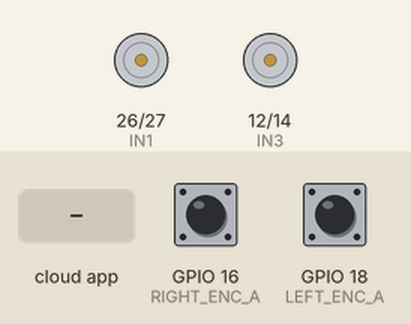
Recording of a sketch running on a simulated ESP32. On the bench: motor-driver pin pairs drawn as motors (green arrow = first pin HIGH = forward, orange = second pin HIGH = backward, longer = more drive, scaled by the enable pin). Inputs (shaded band) come from the test bench; at power-on: GPIO 16 (RIGHT_ENC_A) HIGH, GPIO 18 (LEFT_ENC_A) HIGH. The ROS host is connected and sends only what is stated.

Above: at 3.2 s.
3.3 s: the phone or cloud app sets angular.z to -100
At 3.45 s:
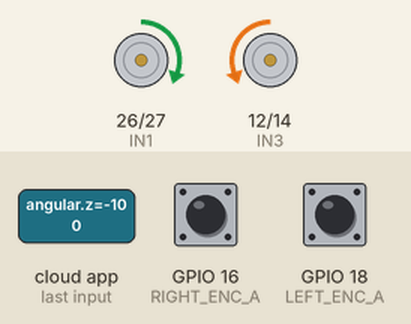
6.3 s: the phone or cloud app sets linear.x to -100
At 6.57 s:
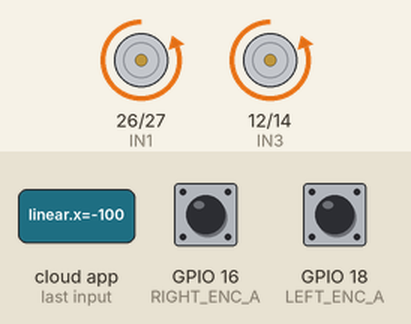
8.3 s: the phone or cloud app sets linear.x to 100
At 8.57 s:
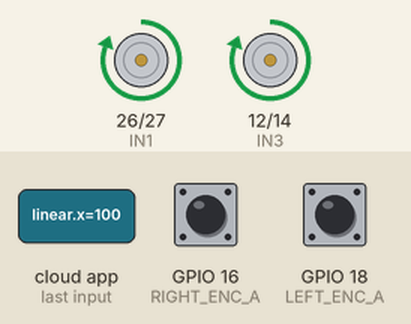
Timing chart, 0 to 11.3 s (numbered marks = the images above; inputs shaded):
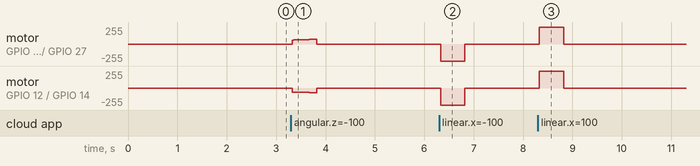

The sketch:

arduino_code.ino
```cpp
/*
 * ESP32 micro-ROS Differential Drive Node
 * -----------------------------------------
 * Subscribes : /cmd_vel   (geometry_msgs/msg/Twist)
 * Publishes  : /odom      (nav_msgs/msg/Odometry)
 *
 * Motor driver : L298N-style (ENA/IN1/IN2 = left, ENB/IN3/IN4 = right)
 * Encoders     : Quadrature, 2 channels per wheel, read via interrupts
 *
 * IMPORTANT - values you MUST tune for your robot before this works well:
 *   WHEEL_RADIUS_M, WHEEL_SEPARATION_M, ENCODER_TICKS_PER_REV
 *   KP_LEFT / KI_LEFT / KP_RIGHT / KI_RIGHT (velocity PI controller gains)
 *
 * Requires: micro_ros_arduino library (match the version to your ROS 2 distro,
 * e.g. the "jazzy" branch/release of micro_ros_arduino).
 *
 * Run the agent on your PC before/while the ESP32 boots:
 *   ros2 run micro_ros_agent micro_ros_agent serial --dev /dev/ttyUSB0 -b 115200
 */

#include <Arduino.h>
#include <micro_ros_arduino.h>

#include <rcl/rcl.h>
#include <rcl/error_handling.h>
#include <rclc/rclc.h>
#include <rclc/executor.h>

#include <geometry_msgs/msg/twist.h>
#include <nav_msgs/msg/odometry.h>

// ==========================================================
// USER-TUNABLE ROBOT PARAMETERS
// ==========================================================
#define WHEEL_RADIUS_M        0.1f   // TODO: measure your wheel radius (m)
#define WHEEL_SEPARATION_M    0.3f    // TODO: measure track width, wheel-to-wheel (m)
#define ENCODER_TICKS_PER_REV 3528.0f  // TODO: (CPR * gear ratio * quadrature factor)

#define PWM_MAX          255
#define PWM_FREQ_HZ       5000
#define PWM_RESOLUTION_BITS 8

#define CONTROL_LOOP_HZ   50           // motor PID + encoder integration rate
#define ODOM_PUBLISH_HZ   20           // /odom publish rate
#define CMD_VEL_TIMEOUT_MS 500         // stop motors if no cmd_vel received in this time

// Velocity PI controller gains (rad/s wheel angular velocity error -> PWM)
// Start conservative and tune upward.
#define KP_LEFT   40.0f
#define KI_LEFT   15.0f
#define KP_RIGHT  40.0f
#define KI_RIGHT  15.0f

// ==========================================================
// MOTOR DRIVER PINS (from user)
// ==========================================================
#define ENA 25
#define IN1 26
#define IN2 27

#define ENB 33
#define IN3 12
#define IN4 14

#define PWM_CH_LEFT  0
#define PWM_CH_RIGHT 1

// ==========================================================
// ENCODER PINS (from user)
// ==========================================================
#define LEFT_ENC_A   18
#define LEFT_ENC_B   19

#define RIGHT_ENC_A  16
#define RIGHT_ENC_B  17

// ==========================================================
// micro-ROS globals
// ==========================================================
rcl_subscription_t cmd_vel_subscriber;
rcl_publisher_t odom_publisher;
geometry_msgs__msg__Twist cmd_vel_msg;
nav_msgs__msg__Odometry odom_msg;

rclc_executor_t executor;
rclc_support_t support;
rcl_allocator_t allocator;
rcl_node_t node;
rcl_timer_t control_timer;

#define RCCHECK(fn) { rcl_ret_t rc = fn; if (rc != RCL_RET_OK) { error_loop(); } }
#define RCSOFTCHECK(fn) { rcl_ret_t rc = fn; (void)rc; }

// ==========================================================
// Shared state (volatile: touched inside ISRs)
// ==========================================================
volatile long left_ticks = 0;
volatile long right_ticks = 0;

long last_left_ticks = 0;
long last_right_ticks = 0;

float target_lin_vel = 0.0f;   // from /cmd_vel, m/s
float target_ang_vel = 0.0f;   // from /cmd_vel, rad/s

unsigned long last_cmd_vel_time = 0;
unsigned long last_control_time = 0;

// Odometry state
float odom_x = 0.0f;
float odom_y = 0.0f;
float odom_theta = 0.0f;

// PI controller integral terms
float left_integral = 0.0f;
float right_integral = 0.0f;

// ==========================================================
// Encoder ISRs (simple quadrature: use A channel edge + B level for direction)
// ==========================================================
void IRAM_ATTR leftEncoderISR() {
  if (digitalRead(LEFT_ENC_B) == HIGH) {
    left_ticks++;
  } else {
    left_ticks--;
  }
}

void IRAM_ATTR rightEncoderISR() {
  if (digitalRead(RIGHT_ENC_B) == HIGH) {
    right_ticks--;   // reversed vs left because wheels are mirrored
  } else {
    right_ticks++;
  }
}

// ==========================================================
// Motor helpers
// ==========================================================
void setLeftMotor(int pwm) {
  pwm = constrain(pwm, -PWM_MAX, PWM_MAX);
  if (pwm >= 0) {
    digitalWrite(IN1, HIGH);
    digitalWrite(IN2, LOW);
  } else {
    digitalWrite(IN1, LOW);
    digitalWrite(IN2, HIGH);
  }
  ledcWrite(PWM_CH_LEFT, abs(pwm));
}

void setRightMotor(int pwm) {
  pwm = constrain(pwm, -PWM_MAX, PWM_MAX);
  if (pwm >= 0) {
    digitalWrite(IN3, HIGH);
    digitalWrite(IN4, LOW);
  } else {
    digitalWrite(IN3, LOW);
    digitalWrite(IN4, HIGH);
  }
  ledcWrite(PWM_CH_RIGHT, abs(pwm));
}

void stopMotors() {
  setLeftMotor(0);
  setRightMotor(0);
}

// ==========================================================
// micro-ROS error loop (halts execution forever on fatal error)
// ==========================================================
void error_loop() {
  while (1) {
    delay(100);
  }
}

// ==========================================================
// /cmd_vel subscriber callback
// ==========================================================
void cmdVelCallback(const void * msgin) {
  const geometry_msgs__msg__Twist * msg = (const geometry_msgs__msg__Twist *)msgin;
  target_lin_vel = (float)msg->linear.x;
  target_ang_vel = (float)msg->angular.z;
  last_cmd_vel_time = millis();
}

// ==========================================================
// Quaternion helper (2D yaw-only rotation)
// ==========================================================
void yawToQuaternion(float yaw, double &qx, double &qy, double &qz, double &qw) {
  qx = 0.0;
  qy = 0.0;
  qz = sin(yaw * 0.5);
  qw = cos(yaw * 0.5);
}

// ==========================================================
// Control timer callback: runs motor PI control + odometry integration
// ==========================================================
void controlTimerCallback(rcl_timer_t * timer, int64_t last_call_time) {
  (void) last_call_time;
  if (timer == NULL) return;

  unsigned long now = millis();
  float dt = (now - last_control_time) / 1000.0f;
  if (dt <= 0.0f) dt = 1.0f / CONTROL_LOOP_HZ;
  last_control_time = now;

  // Safety: stop if no cmd_vel received recently
  if (now - last_cmd_vel_time > CMD_VEL_TIMEOUT_MS) {
    target_lin_vel = 0.0f;
    target_ang_vel = 0.0f;
  }

  // --- Read encoder deltas (atomic-ish: disable interrupts briefly) ---
  noInterrupts();
  long cur_left = left_ticks;
  long cur_right = right_ticks;
  interrupts();

  long delta_left = cur_left - last_left_ticks;
  long delta_right = cur_right - last_right_ticks;
  last_left_ticks = cur_left;
  last_right_ticks = cur_right;

  float dist_per_tick = (2.0f * PI * WHEEL_RADIUS_M) / ENCODER_TICKS_PER_REV;

  float left_wheel_dist  = delta_left  * dist_per_tick;
  float right_wheel_dist = delta_right * dist_per_tick;

  float left_wheel_vel  = left_wheel_dist  / dt;  // m/s at wheel rim
  float right_wheel_vel = right_wheel_dist / dt;  // m/s at wheel rim

  float left_wheel_ang_vel  = left_wheel_vel  / WHEEL_RADIUS_M;  // rad/s
  float right_wheel_ang_vel = right_wheel_vel / WHEEL_RADIUS_M;  // rad/s

  // --- Differential drive inverse kinematics: target wheel velocities ---
  float target_left_vel  = target_lin_vel - (target_ang_vel * WHEEL_SEPARATION_M / 2.0f);
  float target_right_vel = target_lin_vel + (target_ang_vel * WHEEL_SEPARATION_M / 2.0f);

  float target_left_ang_vel  = target_left_vel  / WHEEL_RADIUS_M;
  float target_right_ang_vel = target_right_vel / WHEEL_RADIUS_M;

  // --- PI control on wheel angular velocity ---
  float left_error  = target_left_ang_vel  - left_wheel_ang_vel;
  float right_error = target_right_ang_vel - right_wheel_ang_vel;

  left_integral  += left_error  * dt;
  right_integral += right_error * dt;

  // simple anti-windup clamp
  left_integral  = constrain(left_integral,  -50.0f, 50.0f);
  right_integral = constrain(right_integral, -50.0f, 50.0f);

  int left_pwm  = (int)(KP_LEFT  * left_error  + KI_LEFT  * left_integral);
  int right_pwm = (int)(KP_RIGHT * right_error + KI_RIGHT * right_integral);

  // If target is exactly zero and we're basically stopped, kill PWM to avoid jitter
  if (target_lin_vel == 0.0f && target_ang_vel == 0.0f) {
    left_pwm = 0;
    right_pwm = 0;
    left_integral = 0;
    right_integral = 0;
  }

  setLeftMotor(left_pwm);
  setRightMotor(right_pwm);

  // --- Odometry integration (differential drive forward kinematics) ---
  float v = (left_wheel_vel + right_wheel_vel) / 2.0f;
  float w = (right_wheel_vel - left_wheel_vel) / WHEEL_SEPARATION_M;

  odom_theta += w * dt;
  odom_x += v * cos(odom_theta) * dt;
  odom_y += v * sin(odom_theta) * dt;

  // --- Fill and publish /odom at ODOM_PUBLISH_HZ (every Nth control tick) ---
  static uint8_t publish_divider = 0;
  publish_divider++;
  if (publish_divider >= (CONTROL_LOOP_HZ / ODOM_PUBLISH_HZ)) {
    publish_divider = 0;

    int64_t stamp_ms = rmw_uros_epoch_millis();
    odom_msg.header.stamp.sec = (int32_t)(stamp_ms / 1000);
    odom_msg.header.stamp.nanosec = (uint32_t)((stamp_ms % 1000) * 1000000);

    odom_msg.pose.pose.position.x = odom_x;
    odom_msg.pose.pose.position.y = odom_y;
    odom_msg.pose.pose.position.z = 0.0;

    double qx, qy, qz, qw;
    yawToQuaternion(odom_theta, qx, qy, qz, qw);
    odom_msg.pose.pose.orientation.x = qx;
    odom_msg.pose.pose.orientation.y = qy;
    odom_msg.pose.pose.orientation.z = qz;
    odom_msg.pose.pose.orientation.w = qw;

    odom_msg.twist.twist.linear.x = v;
    odom_msg.twist.twist.linear.y = 0.0;
    odom_msg.twist.twist.angular.z = w;

    RCSOFTCHECK(rcl_publish(&odom_publisher, &odom_msg, NULL));
  }
}

// ==========================================================
// Setup
// ==========================================================
void setup() {
  // --- micro-ROS transport (serial over USB) ---
  set_microros_transports();

  // --- Motor pins ---
  pinMode(IN1, OUTPUT);
  pinMode(IN2, OUTPUT);
  pinMode(IN3, OUTPUT);
  pinMode(IN4, OUTPUT);

  ledcSetup(PWM_CH_LEFT, PWM_FREQ_HZ, PWM_RESOLUTION_BITS);
  ledcAttachPin(ENA, PWM_CH_LEFT);
  ledcSetup(PWM_CH_RIGHT, PWM_FREQ_HZ, PWM_RESOLUTION_BITS);
  ledcAttachPin(ENB, PWM_CH_RIGHT);

  stopMotors();

  // --- Encoder pins ---
  pinMode(LEFT_ENC_A, INPUT_PULLUP);
  pinMode(LEFT_ENC_B, INPUT_PULLUP);
  pinMode(RIGHT_ENC_A, INPUT_PULLUP);
  pinMode(RIGHT_ENC_B, INPUT_PULLUP);

  attachInterrupt(digitalPinToInterrupt(LEFT_ENC_A), leftEncoderISR, RISING);
  attachInterrupt(digitalPinToInterrupt(RIGHT_ENC_A), rightEncoderISR, RISING);

  delay(2000); // give the agent time to be ready on the PC side

  allocator = rcl_get_default_allocator();

  RCCHECK(rclc_support_init(&support, 0, NULL, &allocator));
  RCCHECK(rclc_node_init_default(&node, "esp32_diffdrive_node", "", &support));

  // --- Subscriber: /cmd_vel ---
  RCCHECK(rclc_subscription_init_default(
    &cmd_vel_subscriber,
    &node,
    ROSIDL_GET_MSG_TYPE_SUPPORT(geometry_msgs, msg, Twist),
    "/cmd_vel"));

  // --- Publisher: /odom ---
  RCCHECK(rclc_publisher_init_default(
    &odom_publisher,
    &node,
    ROSIDL_GET_MSG_TYPE_SUPPORT(nav_msgs, msg, Odometry),
    "/odom"));

  odom_msg.header.frame_id.data = (char *)"odom";
  odom_msg.header.frame_id.size = strlen("odom");
  odom_msg.header.frame_id.capacity = odom_msg.header.frame_id.size + 1;

  odom_msg.child_frame_id.data = (char *)"base_footprint";
  odom_msg.child_frame_id.size = strlen("base_footprint");
  odom_msg.child_frame_id.capacity = odom_msg.child_frame_id.size + 1;

  // --- Control timer (drives PID + odom integration + publish) ---
  const unsigned int control_period_ms = 1000 / CONTROL_LOOP_HZ;
  RCCHECK(rclc_timer_init_default(
    &control_timer,
    &support,
    RCL_MS_TO_NS(control_period_ms),
    controlTimerCallback));

  // --- Executor: 1 subscription + 1 timer ---
  RCCHECK(rclc_executor_init(&executor, &support.context, 2, &allocator));
  RCCHECK(rclc_executor_add_subscription(
    &executor, &cmd_vel_subscriber, &cmd_vel_msg, &cmdVelCallback, ON_NEW_DATA));
  RCCHECK(rclc_executor_add_timer(&executor, &control_timer));

  last_control_time = millis();
  last_cmd_vel_time = millis(); // don't immediately trigger the timeout on boot
}

// ==========================================================
// Main loop
// ==========================================================
void loop() {
  rclc_executor_spin_some(&executor, RCL_MS_TO_NS(10));
}
```

Measured:
- after the input at 3.3 s, motor on GPIO 26 (IN1) / GPIO 27 (IN2): rises from stopped to forward 71/255 in 0.47 s, then falls to stopped in 0.02 s
- after the input at 6.3 s, motor on GPIO 26 (IN1) / GPIO 27 (IN2), motor on GPIO 12 (IN3) / GPIO 14 (IN4): stopped → backward 255/255 at once, → stopped 0.49 s later
- after the input at 8.3 s, motor on GPIO 26 (IN1) / GPIO 27 (IN2), motor on GPIO 12 (IN3) / GPIO 14 (IN4): stopped → forward 255/255 at once, → stopped 0.49 s later
